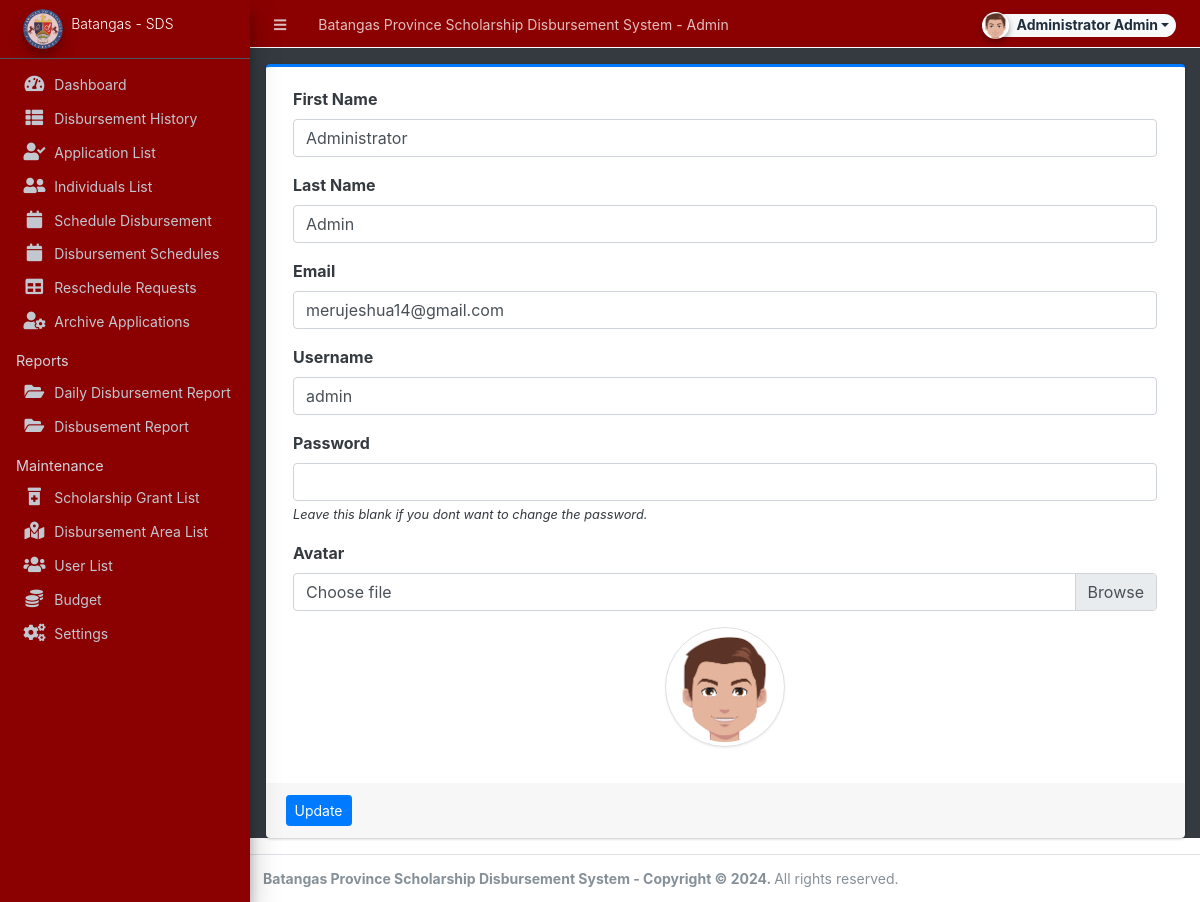
The app's page /admin/?page=user (signed in) with its own data.
### tables this page shows
CREATE TABLE `users` (
  `id` int(50) NOT NULL,
  `firstname` varchar(250) NOT NULL,
  `lastname` varchar(250) NOT NULL,
  `email` varchar(200) NOT NULL,
  `username` text NOT NULL,
  `password` text NOT NULL,
  `avatar` text DEFAULT NULL,
  `last_login` datetime DEFAULT NULL,
  `type` tinyint(1) NOT NULL DEFAULT 0,
  `location_id` int(30) DEFAULT NULL,
  `date_added` datetime NOT NULL DEFAULT current_timestamp(),
  `date_updated` datetime DEFAULT NULL ON UPDATE current_timestamp()
);

### config.php (called while the page is built, shortened)
<?php
require_once('classes/DBConnection.php');
require_once('classes/SystemSettings.php');
function validate_image($file){
	if(!empty($file)){
        $ex = explode('?',$file);
        $file = $ex[0];
        $param =  isset($ex[1]) ? '?'.$ex[1]  : '';
		if(is_file(base_app.$file)){
			return base_url.$file.$param;
		}else{
			return base_url.'dist/img/no-image-available.png';
		}
	}else{
		return base_url.'dist/img/no-image-available.png';
	}
}
function isMobileDevice(){
    $aMobileUA = array(
        '/iphone/i' => 'iPhone',
        '/ipod/i' => 'iPod',
        '/ipad/i' => 'iPad',
        '/android/i' => 'Android',
        '/blackberry/i' => 'BlackBerry',
        '/webos/i' => 'Mobile'
    );
    return false;
}
?>

### classes/DBConnection.php (called while the page is built, shortened)
<?php
class DBConnection{
    private $host = "localhost";
    private $username = "root";
    private $password = "";
    private $database = "bsds";
    public $conn;
    public function __construct(){
        if (!isset($this->conn)) {
            $this->conn = new mysqli($this->host, $this->username, $this->password, $this->database);
        }
    }
}
?>

### classes/SystemSettings.php (called while the page is built, shortened)
<?php
class SystemSettings extends DBConnection{
	function userdata($field = ''){
		if(!empty($field)){
			if(isset($_SESSION['userdata'][$field]))
				return $_SESSION['userdata'][$field];
			else
				return null;
		}else{
			return false;
		}
	}
	function info($field=''){
		if(!empty($field)){
			if(isset($_SESSION['system_info'][$field]))
				return $_SESSION['system_info'][$field];
			else
				return false;
		}else{
			return false;
		}
	}
}
$_settings = new SystemSettings();
?>

### admin/user/index.php (the view, shortened to what this page needs)
<?php
$user = $conn->query("SELECT * FROM users where id ='".$_settings->userdata('id')."'");
foreach($user->fetch_array() as $k =>$v){
	$meta[$k] = $v;
}
?>
<div class="card card-outline card-primary">
	<div class="card-body">
		<div class="container-fluid">
			<form action="" id="manage-user">
				<div class="form-group">
					<label for="name">First Name</label>
					<input type="text" name="firstname" id="firstname" class="form-control" value="<?php echo isset($meta['firstname']) ? $meta['firstname']: '' ?>" required>
				</div>
				<div class="form-group">
					<label for="name">Last Name</label>
					<input type="text" name="lastname" id="lastname" class="form-control" value="<?php echo isset($meta['lastname']) ? $meta['lastname']: '' ?>" required>
				</div>
				<div class="form-group">
					<label for="username">Email</label>
					<input type="email" name="email" id="email" class="form-control" value="<?php echo isset($meta['email']) ? $meta['email']: '' ?>" required  autocomplete="off">
				</div>
				<div class="form-group">
					<label for="username">Username</label>
					<input type="text" name="username" id="username" class="form-control" value="<?php echo isset($meta['username']) ? $meta['username']: '' ?>" required  autocomplete="off">
				</div>
				<div class="form-group">
					<label for="password">Password</label>
					<input type="password" name="password" id="password" class="form-control" value="" autocomplete="off">
					<small><i>Leave this blank if you dont want to change the password.</i></small>
				</div>
				<div class="form-group">
					<label for="" class="control-label">Avatar</label>
					<div class="custom-file">
		              <label class="custom-file-label" for="customFile">Choose file</label>
		            </div>
				</div>
				<div class="form-group d-flex justify-content-center">
					<img src="<?php echo validate_image(isset($meta['avatar']) ? $meta['avatar'] :'') ?>" alt="" id="cimg" class="img-fluid img-thumbnail">
				</div>
			</form>
		</div>
	</div>
	<div class="card-footer">
			<div class="col-md-12">
				<div class="row">
					<button class="btn btn-sm btn-primary" form="manage-user">Update</button>
				</div>
			</div>
		</div>
</div>

### admin/index.php (shortened to what this page needs)
<?php require_once('../config.php'); ?>
 <!DOCTYPE html>
<html lang="en" class="" style="height: auto;">
<?php require_once('inc/header.php') ?>
  <body class="sidebar-mini layout-fixed control-sidebar-slide-open layout-navbar-fixed light-mode sidebar-mini-md sidebar-mini-xs" data-new-gr-c-s-check-loaded="14.991.0" data-gr-ext-installed="" style="height: auto;">
    <div class="wrapper">
     <?php require_once('inc/topBarNav.php') ?>
     <?php require_once('inc/navigation.php') ?>
     <?php $page = isset($_GET['page']) ? $_GET['page'] : 'home';  ?>
      <div class="content-wrapper bg-dark pt-3" style="min-height: 567.854px;">
        <section class="content  text-dark">
          <div class="container-fluid">
            <?php
              if(!file_exists($page.".php") && !is_dir($page)){
                  include '404.html';
              }else{
                if(is_dir($page))
                  include $page.'/index.php';
                else
                  include $page.'.php';
              }
            ?>
          </div>
        </section>
      </div>
      <?php require_once('inc/footer.php') ?>
  </body>
</html>

### admin/inc/header.php (shortened to what this page needs)
<head>
    <link rel="stylesheet" href="<?php echo base_url ?>plugins/fontawesome-free/css/all.min.css">
    <link rel="stylesheet" href="<?php echo base_url ?>plugins/tempusdominus-bootstrap-4/css/tempusdominus-bootstrap-4.min.css">
  <link rel="stylesheet" href="<?php echo base_url ?>plugins/datatables-bs4/css/dataTables.bootstrap4.min.css">
  <link rel="stylesheet" href="<?php echo base_url ?>plugins/datatables-responsive/css/responsive.bootstrap4.min.css">
  <link rel="stylesheet" href="<?php echo base_url ?>plugins/datatables-buttons/css/buttons.bootstrap4.min.css">
  <link rel="stylesheet" href="<?php echo base_url ?>plugins/select2/css/select2.min.css">
  <link rel="stylesheet" href="<?php echo base_url ?>plugins/select2-bootstrap4-theme/select2-bootstrap4.min.css">
    <link rel="stylesheet" href="<?php echo base_url ?>plugins/icheck-bootstrap/icheck-bootstrap.min.css">
    <link rel="stylesheet" href="<?php echo base_url ?>plugins/jqvmap/jqvmap.min.css">
    <link rel="stylesheet" href="<?php echo base_url ?>dist/css/adminlte.css">
    <link rel="stylesheet" href="<?php echo base_url ?>dist/css/custom.css">
    <link rel="stylesheet" href="<?php echo base_url ?>plugins/overlayScrollbars/css/OverlayScrollbars.min.css">
    <link rel="stylesheet" href="<?php echo base_url ?>plugins/daterangepicker/daterangepicker.css">
    <link rel="stylesheet" href="<?php echo base_url ?>plugins/summernote/summernote-bs4.min.css">
  <link rel="stylesheet" href="<?php echo base_url ?>plugins/sweetalert2-theme-bootstrap-4/bootstrap-4.min.css">
  </head>

### admin/inc/topBarNav.php (shortened to what this page needs)
<nav class="main-header navbar navbar-expand navbar-dark border border-light border-top-0  border-left-0 border-right-0 navbar-light text-sm">
  <ul class="navbar-nav">
    <li class="nav-item">
    <a class="nav-link" data-widget="pushmenu" href="#" role="button"><i class="fas fa-bars"></i></a>
    </li>
    <li class="nav-item d-none d-sm-inline-block">
      <a href="<?php echo base_url ?>" class="nav-link"><?php echo (!isMobileDevice()) ? $_settings->info('name'):$_settings->info('short_name'); ?> - Admin</a>
    </li>
  </ul>
  <ul class="navbar-nav ml-auto">
    <li class="nav-item">
      <div class="btn-group nav-link">
            <button type="button" class="btn btn-rounded badge badge-light dropdown-toggle dropdown-icon" data-toggle="dropdown">
              <span><img src="<?php echo validate_image($_settings->userdata('avatar')) ?>" class="img-circle elevation-2 user-img" alt="User Image"></span>
              <span class="ml-3"><?php echo ucwords($_settings->userdata('firstname').' '.$_settings->userdata('lastname')) ?></span>
            </button>
        </div>
    </li>
  </ul>
</nav>

### admin/inc/navigation.php (shortened to what this page needs)
   <aside class="main-sidebar sidebar-dark-primary elevation-4 sidebar-no-expand" style="background-color:#8B0000;">
     <a href="<?php echo base_url ?>admin" class="brand-link bg-primary text-sm" style="background-color:#8B0000 !important;">
     <img src="<?php echo validate_image($_settings->info('logo'))?>" alt="Store Logo" class="brand-image img-circle elevation-3" style="opacity: .8;width: 2.5rem;height: 2.5rem;max-height: unset">
     <span class="brand-text font-weight-light"><?php echo $_settings->info('short_name') ?></span>
     </a>
     <div class="sidebar os-host os-theme-light os-host-overflow os-host-overflow-y os-host-resize-disabled os-host-transition os-host-scrollbar-horizontal-hidden">
       <div class="os-content-glue" style="margin: 0px -8px; width: 249px; height: 646px;"></div>
       <div class="os-padding">
         <div class="os-viewport os-viewport-native-scrollbars-invisible" style="overflow-y: scroll;">
           <div class="os-content" style="padding: 0px 8px; height: 100%; width: 100%;">
             <nav class="mt-4">
                <ul class="nav nav-pills nav-sidebar flex-column text-sm nav-compact nav-flat nav-child-indent nav-collapse-hide-child" data-widget="treeview" role="menu" data-accordion="false">
                 <li class="nav-item dropdown">
                   <a href="./" class="nav-link nav-home">
                     <i class="nav-icon fas fa-tachometer-alt"></i>
                     <p>
                       Dashboard
                     </p>
                   </a>
                 </li>
                 <li class="nav-item dropdown">
                   <a href="<?php echo base_url ?>admin/?page=history" class="nav-link nav-history">
                     <i class="nav-icon fas fa-th-list"></i>
                     <p>
                     Disbursement History
                     </p>
                   </a>
                 </li>
                    <li class="nav-item dropdown">
                        <a href="<?php echo base_url ?>admin/?page=approval" class="nav-link nav-student_approval">
                            <i class="nav-icon fas fa-user-check"></i>
                            <p>
                                Application List
                            </p>
                        </a>
                    </li>
                 <li class="nav-item dropdown">
                   <a href="<?php echo base_url ?>admin/?page=individual" class="nav-link nav-individual">
                     <i class="nav-icon fas fa-user-friends"></i>
                     <p>
                     Individuals List
                     </p>
                   </a>
                 </li>
                    <li class="nav-item dropdown">
                        <a href="<?php echo base_url ?>admin/?page=disbursement_schedule" class="nav-link nav-res">
                            <i class="nav-icon fas fa-calendar"></i>
                            <p>
                                Schedule Disbursement
                            </p>
                        </a>
                    </li>
  <li class="nav-item dropdown">
                   <a href="<?php echo base_url ?>admin/?page=schedule" class="nav-link nav-schedule">
                     <i class="nav-icon fas fa-calendar"></i>
                     <p>
                     Disbursement Schedules
                     </p>
                   </a>
                 </li>
                    <li class="nav-item dropdown">
                        <a href="<?php echo base_url ?>admin/?page=reschedule" class="nav-link nav-reschedule">
                            <i class="nav-icon fas fa-table"></i>
                            <p>
                                Reschedule Requests
                            </p>
                        </a>
                    </li>
                    <li class="nav-item dropdown">
                        <a href="<?php echo base_url ?>admin/?page=archives" class="nav-link nav-archives">
                            <i class="nav-icon fas fa-user-cog"></i>
                            <p>
                                Archive Applications
                            </p>
                        </a>
                    </li>
                 <?php if($_settings->userdata('type') == 1): ?>
<li class="nav-header">Reports</li>
   <li class="nav-item dropdown">
                   <a href="<?php echo base_url ?>admin/?page=reports/daily_disbursement_report" class="nav-link  nav-reports_daily_disbursement_report">
                     <i class="nav-icon fas fa-folder-open"></i>
                     <p>
                       Daily Disbursement Report
                     </p>
                   </a>
                 </li>
    <li class="nav-item dropdown">
                   <a href="<?php echo base_url ?>admin/?page=reports/disbursement_report" class="nav-link nav-reports_disbursement_report ">
                     <i class="nav-icon fas fa-folder-open"></i>
                     <p>
                       Disbusement Report
                     </p>
                   </a>
                 </li>
                 <li class="nav-header">Maintenance</li>
                 <li class="nav-item dropdown">
                   <a href="<?php echo base_url ?>admin/?page=maintenance/scheme" class="nav-link nav-maintenance_scheme">
                     <i class="nav-icon fas fa-prescription-bottle-alt"></i>
                     <p>
                       Scholarship Grant List
                     </p>
                   </a>
                 </li>
                 <li class="nav-item dropdown">
                   <a href="<?php echo base_url ?>admin/?page=maintenance/location" class="nav-link nav-maintenance_location">
                     <i class="nav-icon fas fa-map-marked-alt"></i>
                     <p>
                       Disbursement Area List
                     </p>
                   </a>
                 </li>
                 <li class="nav-item dropdown">
                   <a href="<?php echo base_url ?>admin/?page=user/list" class="nav-link nav-user_list">
                     <i class="nav-icon fas fa-users"></i>
                     <p>
                       User List
                     </p>
                   </a>
                 </li>
                 <li class="nav-item dropdown">
                   <a href="<?php echo base_url ?>admin/?page=budget/list" class="nav-link nav-budget_list">
                     <i class="nav-icon fas fa-solid fa-coins"></i>
                     <p>
                       Budget
                     </p>
                   </a>
                 </li>
                 <li class="nav-item dropdown">
                   <a href="<?php echo base_url ?>admin/?page=system_info" class="nav-link nav-system_info">
                     <i class="nav-icon fas fa-cogs"></i>
                     <p>
                       Settings
                     </p>
                   </a>
                 </li>
                 <?php endif; ?>
               </ul>
             </nav>
           </div>
         </div>
       </div>
     </div>
   </aside>

### admin/inc/footer.php (shortened to what this page needs)
<footer class="main-footer text-sm">
        <strong>Batangas Province Scholarship Disbursement System - Copyright © <?php echo date('Y') ?>.
        </strong>
        All rights reserved.
      </footer>
    </div>

### admin/inc/topBarNav.php (style rules this page uses)
.user-img { position: absolute; height: 27px; width: 27px; object-fit: cover; left: -7%; top: -12%; }
.btn-rounded { border-radius: 50px; }

### admin/inc/navigation.php (style rules this page uses)
.layout-navbar-fixed .wrapper .main-header { background-color:#8B0000 !important; }

### admin/user/index.php (style rules this page uses)
img#cimg { height: 15vh; width: 15vh; object-fit: cover; border-radius: 100% 100%; }

### records on screen
users: firstname "Administrator", lastname "Admin", email "merujeshua14@gmail.com", username "admin", avatar (picture)

### other values on screen
$_settings->info('name') "Batangas Province Scholarship Disbursement System"
$_settings->userdata('firstname').' '.$_settings->userdata('lastname') "Administrator Admin"
$_settings->info('short_name') "Batangas - SDS"
